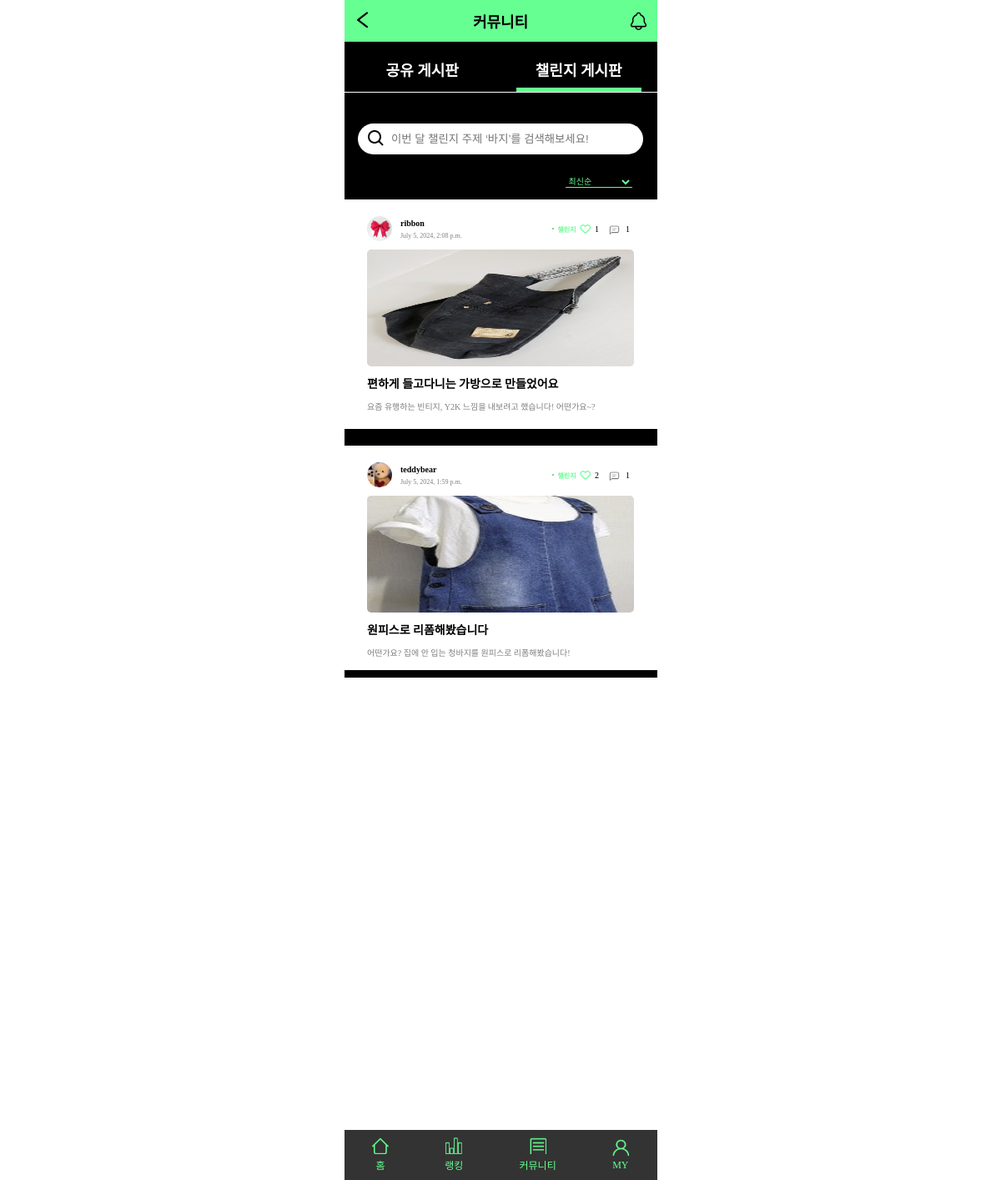
Page /challengeList/ on the committed database.
### mainApp/models.py (models this page shows, shortened)
class Post(models.Model):
    title = models.CharField(max_length=50) # 글의 제목, 최대 길이는 50
    content = models.TextField() # 글의 본문
    created_at = models.DateTimeField(auto_now_add=True) # 생성일자
    author = models.ForeignKey(to = User, on_delete = models.CASCADE, related_name = "posts")
    category = models.ManyToManyField(to = Category, through = "PostCategory", related_name = "posts")
    like = models.ManyToManyField(to = User, through = "Like", related_name="liked_posts")
    image = models.ImageField(upload_to = upload_filepath, blank = True) # 이미지 업로드
    file = models.FileField(upload_to = upload_filepath, blank = True ) # 파일 업로드

class Category(models.Model):
    name = models.CharField(max_length = 20)

### accountApp/models.py (models this page shows, shortened)
class User(AbstractBaseUser):
    email = models.EmailField(
        verbose_name='email',
        max_length=255,
        unique=True,
    )
    nickname = models.CharField(max_length=20)
    image = models.ImageField()
    is_active = models.BooleanField(default=True)
    is_admin = models.BooleanField(default=False)
    objects = UserManager()
    USERNAME_FIELD = 'email'
    REQUIRED_FIELDS = ['image', 'nickname']

### mainApp/views.py (the view)
# urls.py: path('challengeList/', challengeList, name='challengeList'),
def challengeList(request):
    categories = Category.objects.all()
    category = get_object_or_404(Category, id=1)
    sort = request.GET.get('sort', 'latest')
    query = request.GET.get('query', '')
    posts = category.posts.all()
    if query:
        posts = posts.filter(Q(title__icontains=query) | Q(content__icontains=query))
    if sort == 'likes':
        posts = posts.annotate(like_count=models.Count('like')).order_by('-like_count', '-id')
    else:
        posts = posts.order_by('-id')
    return render(request, 'mainApp/challengeList.html', {'posts': posts, 'categories': categories, 'sort': sort, 'query': query, 'latest_selected': sort == 'latest',
        'likes_selected': sort == 'likes'})

### mainApp/templates/mainApp/challengeList.html (shortened to what this page needs)
<!DOCTYPE html>
{% load static %}
<html lang="en">
<head>
    <link rel="stylesheet" href="{% static 'css/hyunh.css' %}">
    <link rel="stylesheet" href="https://cdnjs.cloudflare.com/ajax/libs/font-awesome/6.0.0-beta3/css/all.min.css">
</head>
<body>
    <header class="community_header">
        <a href="{% url 'mainApp:main' %}"><img src="../../../media/backBtn.png" alt="뒤로가기"
                class="community_header_back"></a>
        <span class="community_header_title">커뮤니티</span>
        <a href="{% url 'mainApp:notice' %}" class="community_header_notice"><img src="../../../media/noticeBell.png"
                alt="알림"></a>
    </header>
    <main class="community_main">
        <section class="community_main_sec1">
            <div class="community_main_sec1_item" data-target="sec2"><a href="{% url 'mainApp:tipList' %}">공유 게시판</a>
            </div>
            <div class="community_main_sec1_item focused" data-target="sec3"><a
                    href="{% url 'mainApp:challengeList' %}">챌린지 게시판</a></div>
        </section>
        <form method="get" action="{% url 'mainApp:challengeList' %}" class="community_main_search">
            <input type="text" id="query" name="query" value="{{ request.GET.query }}"
                class="community_main_search_input" placeholder="이번 달 챌린지 주제 ‘바지’를 검색해보세요!">
        </form>
        <form method="get" id="sortForm" class="community_main_sort">
            <select name="sort" id="sort" onchange="document.getElementById('sortForm').submit()"
                class="community_main_sort_selec">
                <option value="latest" {% if latest_selected %}selected{% endif %} class="community_main_sort_opt">
                    최신순
                </option>
            </select>
        </form>
        <div class="community_main_scroll">
            <section class="community_main_sec2">
                {% for post in posts %}
                <div class="community_main_sec2_post">
                    <div class="community_main_sec2_post_header">
                        <div class="community_main_sec2_post_user">
                            <div class="community_main_sec2_post_userImg">
                                {% if post.author.image %}
                                <img width="30" height="30" src="{{ post.author.image.url }}" alt="프로필 사진">
                                {% endif %}
                            </div>
                            <div class="community_main_sec2_post_nickDate">
                                <p class="community_main_sec2_post_nick">{{ post.author.nickname }}</p>
                                <p class="community_main_sec2_post_date">{{ post.created_at }}</p>
                            </div>
                        </div>
                        <div class="community_main_sec2_post_likeCom">
                            <div class="user_post_titleLike_category">
                                <svg xmlns="http://www.w3.org/2000/svg" width="2" height="2" viewBox="0 0 2 2" fill="none">
                                    <circle cx="1" cy="1" r="1" fill="#66FF91" />
                                    <circle cx="1" cy="1" r="1" fill="black" fill-opacity="0.2" />
                                </svg>
                                <span>{% for category in post.category.all %}
                                    {% if category.name == "챌린지" %}
                                    챌린지
                                    {% else %}
                                    공유
                                    {% endif %}
                                    {% endfor %}</span>
                            </div>
                            <p>
                                {% if request.user in post.like.all %}
                                <a href="{% url 'mainApp:remove_like' post.id %}"><i class="fas fa-heart fa-lg"></i></a>
                                {% else %}
                                <a href="{% url 'mainApp:add_like' post.id %}"></a>
                                {% endif %}
                                {{ post.like.count }}
                            </p>
                            <p><img src="../../../media/comment.png" alt="댓글">{{ post.comments.count }}</p>
                        </div>
                    </div>
                    {% if post.image %}
                    <img width="320" height="240" src="{{ post.image.url }}" class="community_main_sec2_post_img">
                    {% endif %}
                    <div style="display: flex;">
                        <p class="community_main_sec2_post_title"><a href="{% url 'mainApp:detail' post.id %}">{{ post.title }}</a></p>
                    </div>
                    <p class="community_main_sec2_post_text">
                        {% if post.content|length > 40 %}
                        {{ post.content|slice:":40" }}...
                        {% else %}
                        {{ post.content }}
                        {% endif %}
                    </p>
                </div>
                {% empty %}
                작성된 글이 없습니다.
                {% endfor %}
            </section>
        </div>
    </main>
    <footer class="community_footer">
        <div class="community_footer_home">
            <a href="{% url 'mainApp:main' %}">
                <img src="../../../media/Home.png" alt="홈" width="20px" height="20px">
            </a>
            <p>홈</p>
        </div>
        <div class="community_footer_rank">
            <a href="{% url 'mainApp:ranking' %}">
                <img src="../../../media/Rank.png" alt="랭킹" width="20px" height="20px">
            </a>
            <p>랭킹</p>
        </div>
        <div class="community_footer_community">
            <a href="{% url 'mainApp:tipList' %}">
                <img src="../../../media/Community.png" alt="커뮤니티" width="20px" height="20px">
            </a>
            <p>커뮤니티</p>
        </div>
        <div class="community_footer_my">
            {% if not user.is_authenticated %}
            <a href="{% url 'accountApp:login' %}">
                <img src="../../../media/My.png" alt="마이" width="20px" height="20px">
            </a>
            {% else %}
            <a href="{% url 'accountApp:detail' pk=user.pk %}">
                <img src="../../../media/My.png" alt="마이" width="20px" height="20px">
            </a>
            {% endif %}
            <p>MY</p>
        </div>
    </footer>
</body>
</html>

### static/css/hyunh.css (style rules this page uses)
body { width: 375px; height: 812px; margin: 0 auto; font-family: "Noto Sans KR"; font-style: normal; }
p { margin: 0; }
a { text-decoration: none; color: inherit; }
.community_header { display: flex; justify-content: space-between; align-items: center; background-color: #66FF91; padding: 0 10px; height: 50px; }
.community_header_title { font-size: 18px; font-weight: bold; }
.community_header_notice { width: 25px; height: 26px; }
.community_header_notice img { width: 25px; height: 26px; }
.community_header_back { width: 25px; height: 25px; }
.community_main { background-color: #000; height: 762px; }
.community_main_sec1 { border-bottom: 0.5px solid #fff; display: flex; justify-content: space-around; height: 50px; padding-top: 10px; }
.community_main_sec1_item { color: #fff; font-size: 18px; text-align: center; height: 90%; width: 150px; line-height: 50px; font-weight: bold; cursor: pointer; }
.community_main_sec1_item.focused { border-bottom: 5px solid #66FF91; }
.community_main_sec1_item a { text-decoration: none; color: #fff; }
.community_main_search { height: 70px; display: flex; justify-content: center; align-items: center; padding-top: 20px; padding-bottom: 10px; }
.community_main_search_input { width: 300px; height: 35px; border-radius: 40px; border: none; padding-left: 40px; background: url('../../../media/searchBlack.png') no-repeat left center; background-size: 24px; background-position: 10px center; background-color: #fff; }
.community_main_sort { display: flex; justify-content: end; padding-right: 30px; margin-bottom: 14px; }
.community_main_sort_selec { border: none; background-color: transparent; color: #66FF91; width: 20%; border-bottom: 1px solid #66FF91; cursor: pointer; font-size: 10px; width: 80px; }
.community_main_sort_opt { background-color: #000; }
.community_main_scroll { height: 74%; overflow-y: auto; }
.community_main_sec2, .community_main_sec3 { height: 100%; }
.community_main_sec2_post, .community_main_sec3_post { background-color: #fff; padding: 20px; display: grid; justify-content: center; }
.community_main_sec2_post:not(:last-child), .community_main_sec3_post:not(:last-child) { margin-bottom: 20px; }
.community_main_sec2_post_header, .community_main_sec3_post_header { display: flex; justify-content: space-between; width: 320px; }
.community_main_sec2_post_user, .community_main_sec3_post_user { display: flex; }
.community_main_sec2_post_userImg, .community_main_sec3_post_userImg { border-radius: 50%; width: 30px; height: 30px; }
.community_main_sec2_post_userImg img, .community_main_sec3_post_userImg img { border-radius: 50%; }
.community_main_sec2_post_nickDate, .community_main_sec3_post_nickDate { padding-left: 10px; display: grid; align-items: center; }
.community_main_sec2_post_nick, .community_main_sec3_post_nick { font-size: 10px; font-weight: bold; }
.community_main_sec2_post_date, .community_main_sec3_post_date { font-size: 8px; color: rgb(0, 0, 0, 0.5); }
.community_main_sec2_post_likeCom, .community_main_sec3_post_likeCom { display: flex; }
.community_main_sec2_post_likeCom a, .community_main_sec3_post_likeCom a { color: #66FF91; padding: 0 5px; padding-top: 2px; }
.community_main_sec2_post_likeCom p, .community_main_sec3_post_likeCom p { display: flex; align-items: center; padding-right: 5px; font-size: 10px; }
.community_main_sec2_post_likeCom img, .community_main_sec3_post_likeCom img { padding: 0 5px; padding-top: 2px; width: 17px; }
.community_main_sec2_post_img, .community_main_sec3_post_img { margin-top: 10px; border-radius: 5px; height: 140px; }
.community_main_sec2_post_title, .community_main_sec3_post_title { font-size: 14px; font-weight: bold; margin: 10px 0; }
.community_main_sec2_post_title a, .community_main_sec3_post_title a { text-decoration: none; color: #000; }
.community_main_sec2_post_text, .community_main_sec3_post_text { font-size: 10px; color: rgb(0, 0, 0, 0.5); }
.community_footer { position: fixed; bottom: 0; background-color: rgb(0, 0, 0, 0.8); width: 375px; height: 60px; display: flex; justify-content: space-around; align-items: center; }
.community_footer_home, .community_footer_rank, .community_footer_community, .community_footer_my { display: grid; justify-items: center; color: #66FF91; font-size: 12px; font-weight: 400; }
.user_post_titleLike_category { display: flex; align-items: center; padding-left: 6px; }
.user_post_titleLike_category span { font-size: 8px; color: #66FF91; font-weight: 600; padding-left: 4px; }

### rows in the picture
Post: author.image (picture), author.nickname "ribbon", created_at "July 5, 2024, 2:08 p.m.", like.count "1", comments.count "1", image (picture), title "편하게 들고다니는 가방으로 만들었어요", content "요즘 유행하는 빈티지, Y2K 느낌을 내보려고 했습니다! 어떤가요~?"
Category: name "챌린지"
Post: author.image (picture), author.nickname "teddybear", created_at "July 5, 2024, 1:59 p.m.", like.count "2", comments.count "1", image (picture), title "원피스로 리폼해봤습니다", content "어떤가요? 집에 안 입는 청바지를 원피스로 리폼해봤습니다!"
